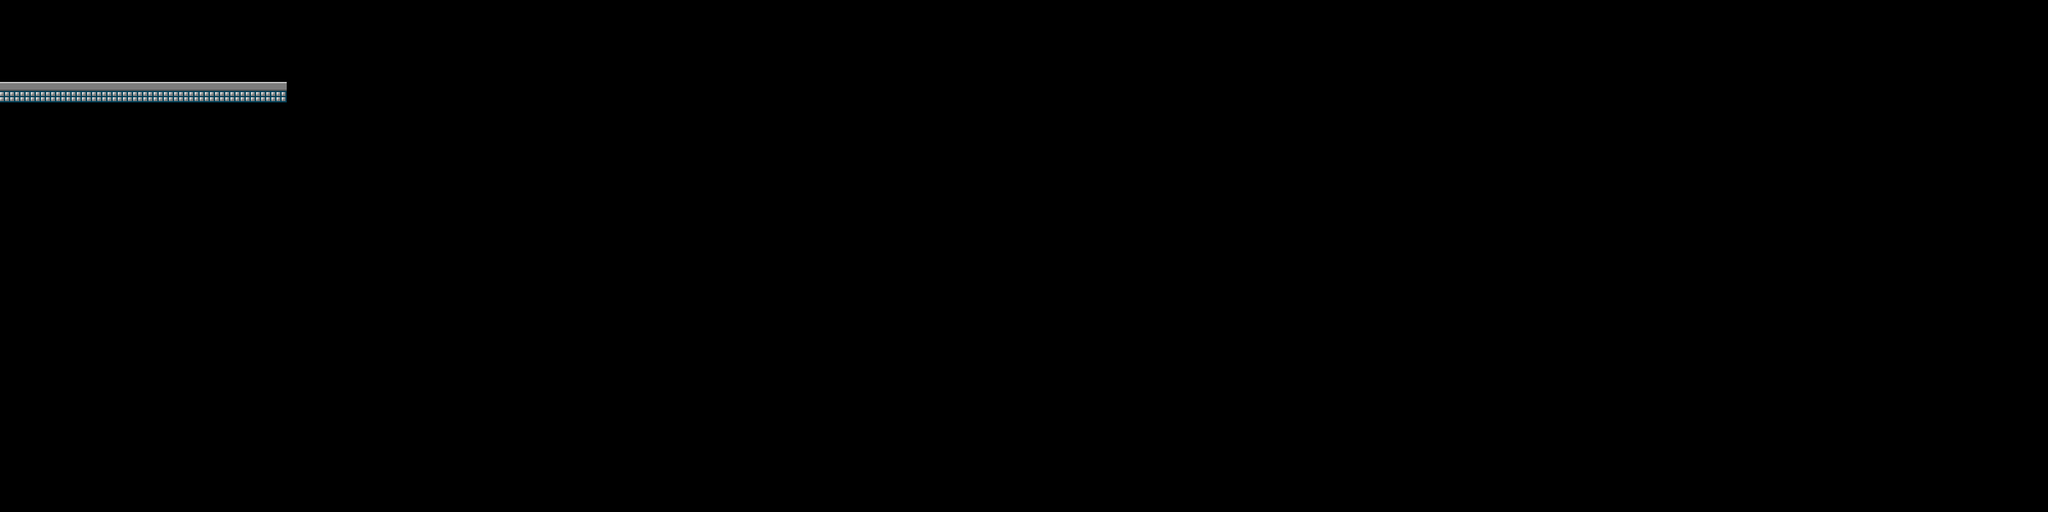

A 2D game scene composited from a Tiled map and its tileset images. What follows is a short description and the map's XML, with every tile layer's data as written:
An orthogonal 100x25 tile map with 32x32 px tiles, 1 tile layer (Tile Layer 1).

<map version="1.0" tiledversion="1.1.6" orientation="orthogonal" renderorder="right-down" width="100" height="25" tilewidth="32" tileheight="32" infinite="0" nextobjectid="1">
 <tileset firstgid="1" source="tilesetB.tsx" />
 <layer name="Tile Layer 1" width="100" height="25">
  <properties>
   <property name="collidable" type="bool" value="true" />
  </properties>
  <data encoding="csv">
0,0,0,0,0,0,0,0,0,0,0,0,0,0,0,0,0,0,0,0,0,0,0,0,0,0,0,0,0,0,0,0,0,0,0,0,0,0,0,0,0,0,0,0,0,0,0,0,0,0,0,0,0,0,0,0,0,0,0,0,0,0,0,0,0,0,0,0,0,0,0,0,0,0,0,0,0,0,0,0,0,0,0,0,0,0,0,0,0,0,0,0,0,0,0,0,0,0,0,0,
0,0,0,0,0,0,0,0,0,0,0,0,0,0,0,0,0,0,0,0,0,0,0,0,0,0,0,0,0,0,0,0,0,0,0,0,0,0,0,0,0,0,0,0,0,0,0,0,0,0,0,0,0,0,0,0,0,0,0,0,0,0,0,0,0,0,0,0,0,0,0,0,0,0,0,0,0,0,0,0,0,0,0,0,0,0,0,0,0,0,0,0,0,0,0,0,0,0,0,0,
0,0,0,0,0,0,0,0,0,0,0,0,0,0,0,0,0,0,0,0,0,0,0,0,0,0,0,0,0,0,0,0,0,0,0,0,0,0,0,0,0,0,0,0,0,0,0,0,0,0,0,0,0,0,0,0,0,0,0,0,0,0,0,0,0,0,0,0,0,0,0,0,0,0,0,0,0,0,0,0,0,0,0,0,0,0,0,0,0,0,0,0,0,0,0,0,0,0,0,0,
0,0,0,0,0,0,0,0,0,0,0,0,0,0,0,0,0,0,0,0,0,0,0,0,0,0,0,0,0,0,0,0,0,0,0,0,0,0,0,0,0,0,0,0,0,0,0,0,0,0,0,0,0,0,0,0,0,0,0,0,0,0,0,0,0,0,0,0,0,0,0,0,0,0,0,0,0,0,0,0,0,0,0,0,0,0,0,0,0,0,0,0,0,0,0,0,0,0,0,0,
1,1,1,1,1,1,1,1,1,1,1,1,1,1,0,0,0,0,0,0,0,0,0,0,0,0,0,0,0,0,0,0,0,0,0,0,0,0,0,0,0,0,0,0,0,0,0,0,0,0,0,0,0,0,0,0,0,0,0,0,0,0,0,0,0,0,0,0,0,0,0,0,0,0,0,0,0,0,0,0,0,0,0,0,0,0,0,0,0,0,0,0,0,0,0,0,0,0,0,0,
0,0,0,0,0,0,0,0,0,0,0,0,0,0,0,0,0,0,0,0,0,0,0,0,0,0,0,0,0,0,0,0,0,0,0,0,0,0,0,0,0,0,0,0,0,0,0,0,0,0,0,0,0,0,0,0,0,0,0,0,0,0,0,0,0,0,0,0,0,0,0,0,0,0,0,0,0,0,0,0,0,0,0,0,0,0,0,0,0,0,0,0,0,0,0,0,0,0,0,0,
0,0,0,0,0,0,0,0,0,0,0,0,0,0,0,0,0,0,0,0,0,0,0,0,0,0,0,0,0,0,0,0,0,0,0,0,0,0,0,0,0,0,0,0,0,0,0,0,0,0,0,0,0,0,0,0,0,0,0,0,0,0,0,0,0,0,0,0,0,0,0,0,0,0,0,0,0,0,0,0,0,0,0,0,0,0,0,0,0,0,0,0,0,0,0,0,0,0,0,0,
0,0,0,0,0,0,0,0,0,0,0,0,0,0,0,0,0,0,0,0,0,0,0,0,0,0,0,0,0,0,0,0,0,0,0,0,0,0,0,0,0,0,0,0,0,0,0,0,0,0,0,0,0,0,0,0,0,0,0,0,0,0,0,0,0,0,0,0,0,0,0,0,0,0,0,0,0,0,0,0,0,0,0,0,0,0,0,0,0,0,0,0,0,0,0,0,0,0,0,0,
0,0,0,0,0,0,0,0,0,0,0,0,0,0,0,0,0,0,0,0,0,0,0,0,0,0,0,0,0,0,0,0,0,0,0,0,0,0,0,0,0,0,0,0,0,0,0,0,0,0,0,0,0,0,0,0,0,0,0,0,0,0,0,0,0,0,0,0,0,0,0,0,0,0,0,0,0,0,0,0,0,0,0,0,0,0,0,0,0,0,0,0,0,0,0,0,0,0,0,0,
0,0,0,0,0,0,0,0,0,0,0,0,0,0,0,0,0,0,0,0,0,0,0,0,0,0,0,0,0,0,0,0,0,0,0,0,0,0,0,0,0,0,0,0,0,0,0,0,0,0,0,0,0,0,0,0,0,0,0,0,0,0,0,0,0,0,0,0,0,0,0,0,0,0,0,0,0,0,0,0,0,0,0,0,0,0,0,0,0,0,0,0,0,0,0,0,0,0,0,0,
0,0,0,0,0,0,0,0,0,0,0,0,0,0,0,0,0,0,0,0,0,0,0,0,0,0,0,0,0,0,0,0,0,0,0,0,0,0,0,0,0,0,0,0,0,0,0,0,0,0,0,0,0,0,0,0,0,0,0,0,0,0,0,0,0,0,0,0,0,0,0,0,0,0,0,0,0,0,0,0,0,0,0,0,0,0,0,0,0,0,0,0,0,0,0,0,0,0,0,0,
0,0,0,0,0,0,0,0,0,0,0,0,0,0,0,0,0,0,0,0,0,0,0,0,0,0,0,0,0,0,0,0,0,0,0,0,0,0,0,0,0,0,0,0,0,0,0,0,0,0,0,0,0,0,0,0,0,0,0,0,0,0,0,0,0,0,0,0,0,0,0,0,0,0,0,0,0,0,0,0,0,0,0,0,0,0,0,0,0,0,0,0,0,0,0,0,0,0,0,0,
0,0,0,0,0,0,0,0,0,0,0,0,0,0,0,0,0,0,0,0,0,0,0,0,0,0,0,0,0,0,0,0,0,0,0,0,0,0,0,0,0,0,0,0,0,0,0,0,0,0,0,0,0,0,0,0,0,0,0,0,0,0,0,0,0,0,0,0,0,0,0,0,0,0,0,0,0,0,0,0,0,0,0,0,0,0,0,0,0,0,0,0,0,0,0,0,0,0,0,0,
0,0,0,0,0,0,0,0,0,0,0,0,0,0,0,0,0,0,0,0,0,0,0,0,0,0,0,0,0,0,0,0,0,0,0,0,0,0,0,0,0,0,0,0,0,0,0,0,0,0,0,0,0,0,0,0,0,0,0,0,0,0,0,0,0,0,0,0,0,0,0,0,0,0,0,0,0,0,0,0,0,0,0,0,0,0,0,0,0,0,0,0,0,0,0,0,0,0,0,0,
0,0,0,0,0,0,0,0,0,0,0,0,0,0,0,0,0,0,0,0,0,0,0,0,0,0,0,0,0,0,0,0,0,0,0,0,0,0,0,0,0,0,0,0,0,0,0,0,0,0,0,0,0,0,0,0,0,0,0,0,0,0,0,0,0,0,0,0,0,0,0,0,0,0,0,0,0,0,0,0,0,0,0,0,0,0,0,0,0,0,0,0,0,0,0,0,0,0,0,0,
0,0,0,0,0,0,0,0,0,0,0,0,0,0,0,0,0,0,0,0,0,0,0,0,0,0,0,0,0,0,0,0,0,0,0,0,0,0,0,0,0,0,0,0,0,0,0,0,0,0,0,0,0,0,0,0,0,0,0,0,0,0,0,0,0,0,0,0,0,0,0,0,0,0,0,0,0,0,0,0,0,0,0,0,0,0,0,0,0,0,0,0,0,0,0,0,0,0,0,0,
0,0,0,0,0,0,0,0,0,0,0,0,0,0,0,0,0,0,0,0,0,0,0,0,0,0,0,0,0,0,0,0,0,0,0,0,0,0,0,0,0,0,0,0,0,0,0,0,0,0,0,0,0,0,0,0,0,0,0,0,0,0,0,0,0,0,0,0,0,0,0,0,0,0,0,0,0,0,0,0,0,0,0,0,0,0,0,0,0,0,0,0,0,0,0,0,0,0,0,0,
0,0,0,0,0,0,0,0,0,0,0,0,0,0,0,0,0,0,0,0,0,0,0,0,0,0,0,0,0,0,0,0,0,0,0,0,0,0,0,0,0,0,0,0,0,0,0,0,0,0,0,0,0,0,0,0,0,0,0,0,0,0,0,0,0,0,0,0,0,0,0,0,0,0,0,0,0,0,0,0,0,0,0,0,0,0,0,0,0,0,0,0,0,0,0,0,0,0,0,0,
0,0,0,0,0,0,0,0,0,0,0,0,0,0,0,0,0,0,0,0,0,0,0,0,0,0,0,0,0,0,0,0,0,0,0,0,0,0,0,0,0,0,0,0,0,0,0,0,0,0,0,0,0,0,0,0,0,0,0,0,0,0,0,0,0,0,0,0,0,0,0,0,0,0,0,0,0,0,0,0,0,0,0,0,0,0,0,0,0,0,0,0,0,0,0,0,0,0,0,0,
0,0,0,0,0,0,0,0,0,0,0,0,0,0,0,0,0,0,0,0,0,0,0,0,0,0,0,0,0,0,0,0,0,0,0,0,0,0,0,0,0,0,0,0,0,0,0,0,0,0,0,0,0,0,0,0,0,0,0,0,0,0,0,0,0,0,0,0,0,0,0,0,0,0,0,0,0,0,0,0,0,0,0,0,0,0,0,0,0,0,0,0,0,0,0,0,0,0,0,0,
0,0,0,0,0,0,0,0,0,0,0,0,0,0,0,0,0,0,0,0,0,0,0,0,0,0,0,0,0,0,0,0,0,0,0,0,0,0,0,0,0,0,0,0,0,0,0,0,0,0,0,0,0,0,0,0,0,0,0,0,0,0,0,0,0,0,0,0,0,0,0,0,0,0,0,0,0,0,0,0,0,0,0,0,0,0,0,0,0,0,0,0,0,0,0,0,0,0,0,0,
0,0,0,0,0,0,0,0,0,0,0,0,0,0,0,0,0,0,0,0,0,0,0,0,0,0,0,0,0,0,0,0,0,0,0,0,0,0,0,0,0,0,0,0,0,0,0,0,0,0,0,0,0,0,0,0,0,0,0,0,0,0,0,0,0,0,0,0,0,0,0,0,0,0,0,0,0,0,0,0,0,0,0,0,0,0,0,0,0,0,0,0,0,0,0,0,0,0,0,0,
0,0,0,0,0,0,0,0,0,0,0,0,0,0,0,0,0,0,0,0,0,0,0,0,0,0,0,0,0,0,0,0,0,0,0,0,0,0,0,0,0,0,0,0,0,0,0,0,0,0,0,0,0,0,0,0,0,0,0,0,0,0,0,0,0,0,0,0,0,0,0,0,0,0,0,0,0,0,0,0,0,0,0,0,0,0,0,0,0,0,0,0,0,0,0,0,0,0,0,0,
0,0,0,0,0,0,0,0,0,0,0,0,0,0,0,0,0,0,0,0,0,0,0,0,0,0,0,0,0,0,0,0,0,0,0,0,0,0,0,0,0,0,0,0,0,0,0,0,0,0,0,0,0,0,0,0,0,0,0,0,0,0,0,0,0,0,0,0,0,0,0,0,0,0,0,0,0,0,0,0,0,0,0,0,0,0,0,0,0,0,0,0,0,0,0,0,0,0,0,0,
0,0,0,0,0,0,0,0,0,0,0,0,0,0,0,0,0,0,0,0,0,0,0,0,0,0,0,0,0,0,0,0,0,0,0,0,0,0,0,0,0,0,0,0,0,0,0,0,0,0,0,0,0,0,0,0,0,0,0,0,0,0,0,0,0,0,0,0,0,0,0,0,0,0,0,0,0,0,0,0,0,0,0,0,0,0,0,0,0,0,0,0,0,0,0,0,0,0,0,0
</data>
 </layer>
</map>
